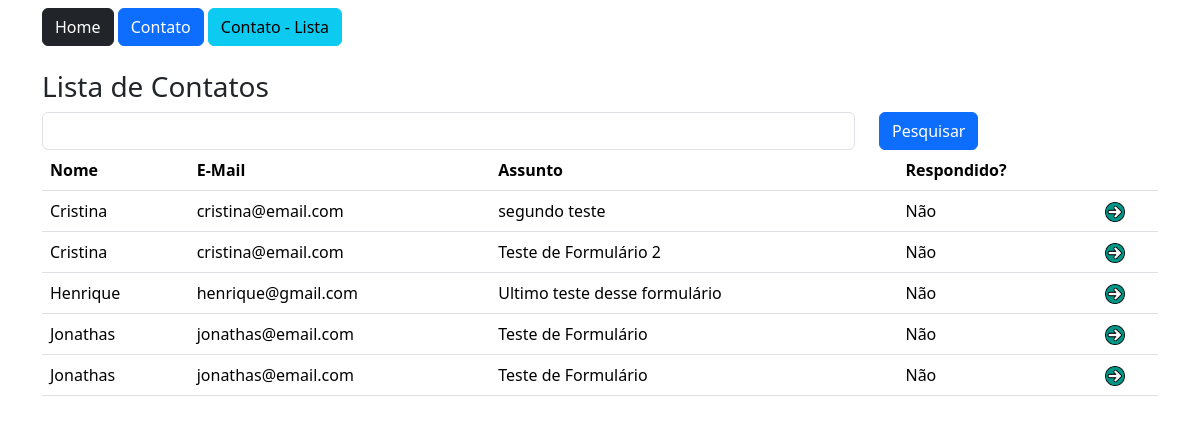
Page /contato/lista/ on the committed database.
### estudo/models.py (models this page shows)
class Contato(db.Model):
    id = db.Column(db.Integer, primary_key=True)
    data_envio = db.Column(db.DateTime, default=datetime.utcnow())
    nome = db.Column(db.String, nullable=True)
    email = db.Column(db.String, nullable=True)
    assunto = db.Column(db.String, nullable=True)
    mensagem = db.Column(db.String, nullable=True)
    respondido = db.Column(db.Integer, default=0)

### estudo/views.py (the view)
@app.route('/contato/lista/')
def contatoLista():
    if request.method == 'GET':
        pesquisa = request.args.get('pesquisa', '')
    dados = Contato.query.order_by('nome')
    if pesquisa != '':
        dados = dados.filter_by(nome=pesquisa)
    print(dados.all())
    context = {'dados': dados.all()}
    return render_template('contato_lista.html', context=context)

### estudo/templates/contato_lista.html
{% extends 'base.html' %}
{% block content %}
    <div class="container">
        {% include 'nav.html' %}
            <div class="row mt-4">
                <h3>Lista de Contatos</h3>
                <form method="get" class="row">
                    <div class="col-9">
                        <input type="text" name="pesquisa" class="form-control">
                    </div>
                    <div class="col-3">
                        <button type="submit" class="btn btn-primary">Pesquisar</button>
                    </div>
                </form>
                <div class="col-12">
                    <table class="table">
                        <thead>
                            <tr>
                                <th>Nome</th>
                                <th>E-Mail</th>
                                <th>Assunto</th>
                                <th>Respondido?</th>
                                <th></th>
                            </tr>
                        </thead>
                        <tbody>
                            {% for linha in context['dados'] %}
                            <tr>
                                <td>{{linha.nome}}</td>
                                <td>{{linha.email}}</td>
                                <td>{{linha.assunto}}</td>
                                <td>
                                    {% if linha.respondido == 1 %}
                                        Sim
                                    {% else %}
                                        Não
                                    {% endif %}
                                </td>
                                <td><a href="{{ url_for('contatoDetail', id=linha.id) }}"><img src="{{ url_for('static', filename='img/btn.png') }}" style="width: 20px;"></a></td>
                            </tr>
                            {% endfor %}
                        </tbody>
                    </table>
                </div>
            </div>
    </div>
{% endblock %}

### estudo/templates/base.html (shortened to what this page needs)
<!DOCTYPE html>
<html lang="pt-br">
<head>
    <link href="https://cdn.jsdelivr.net/npm/bootstrap@5.3.2/dist/css/bootstrap.min.css" rel="stylesheet">
</head>
<body>
    <section class="container-fluid mt-2">
        {% block content %} {% endblock %}
    </section>
</body>
</html>

### estudo/templates/nav.html
<a href="/" class="btn btn-dark">Home</a>
<a href="{{url_for('contato')}}" class="btn btn-primary">Contato</a>
<a href="{{url_for('contatoLista')}}" class="btn btn-info">Contato - Lista</a>

### rows in the picture
Contato: nome "Cristina", email "cristina@email.com", assunto "segundo teste", respondido "Não"
Contato: nome "Cristina", email "cristina@email.com", assunto "Teste de Formulário 2", respondido "Não"
Contato: nome "Henrique", email "henrique@gmail.com", assunto "Ultimo teste desse formulário", respondido "Não"
Contato: nome "Jonathas", email "jonathas@email.com", assunto "Teste de Formulário", respondido "Não"
Contato: nome "Jonathas", email "jonathas@email.com", assunto "Teste de Formulário", respondido "Não"
